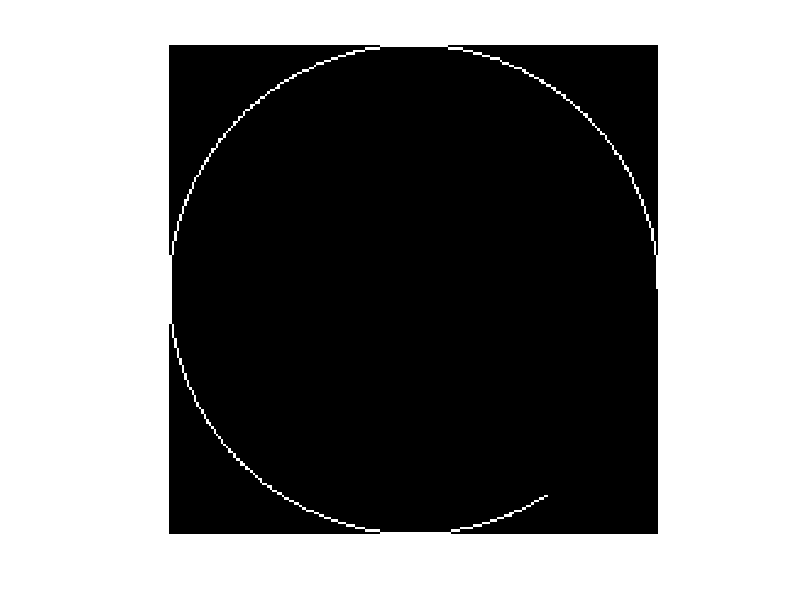

Here is the MATLAB script that generated this plot:
h = figure('Visible', 'off');

t = 1:.01:2*pi;
A = zeros(200);
x = floor(100*sin(t)+101);
y = floor(100*cos(t)+101);
i = sub2ind(size(A), x, y);
A(i) = 255;
imshow(A);

saveas(h, 'image.png');